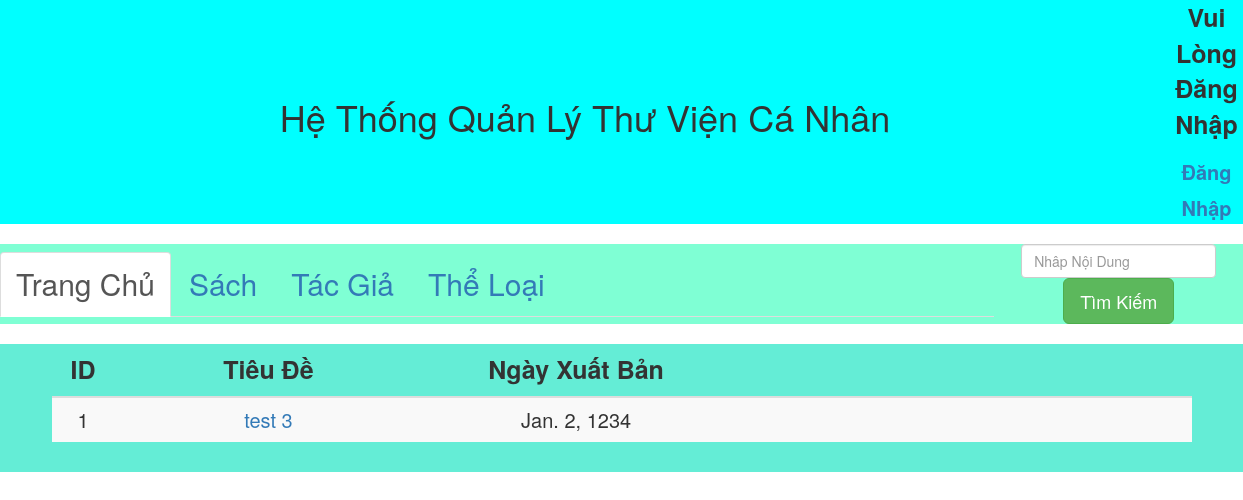
/category_book/2, run on an earlier commit of the app's database.
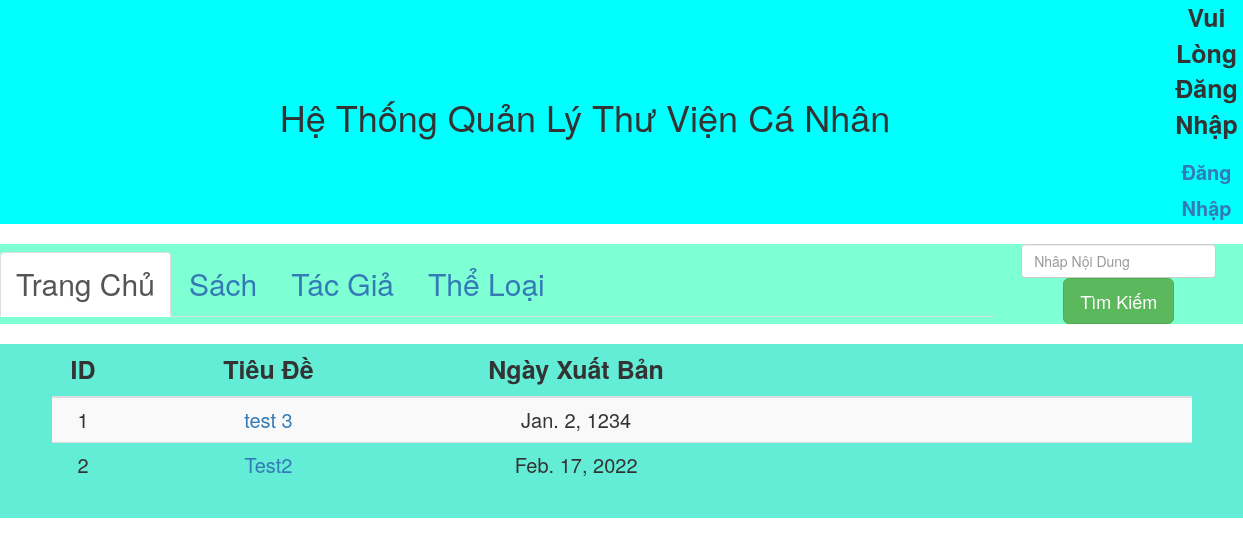
And on a later commit of the database.
### catalog/models.py (models this page shows)
class Book(models.Model):
    id = models.AutoField(primary_key=True)
    title = models.CharField(max_length=32)
    publish_date = models.DateField()
    authors = models.ManyToManyField("Author")
    summary = models.CharField(max_length=500, blank=True)
    categorys = models.ManyToManyField("Category")

### catalog/views.py (the view)
# urls.py: path('category_book/<id>', views.category_book),
def category_book(request, id):
    category_obj = models.Category.objects.filter(pk=id).first()
    book_list = category_obj.book_set.all()
    return render(request, "category/category_book.html", {'book_list': book_list, 'category':category_obj})

### templates/category/category_book.html (shortened to what this page needs)
{% extends "base.html" %}
{% block content %}
<div class="container">
  <table class="table table-striped table-hover">
    <thead>
      <tr>
        <th style="width: 20px">ID</th>
        <th style="width: 200px">Tiêu Đề</th>
        <th style="width: 200px">Ngày Xuất Bản</th>
        <th style="width: 300px" class="last">
        </th>
      </tr>
    </thead>
    <tbody>
      {% for book in book_list %}
      <tr>
        <td>{{ forloop.counter }}</td>
        <td><a href="/book/{{ book.pk }}/bookdetail"> {{ book.title }} </a></td>
        <td>{{ book.publish_date }}</td>
        <td>
        </td>
      </tr>
      {% endfor %}
    </tbody>
  </table>
</div>
{% endblock %}

What changed in the data, as far as the page shows it:
added Book: title "Test2", publish_date "Feb. 17, 2022"
